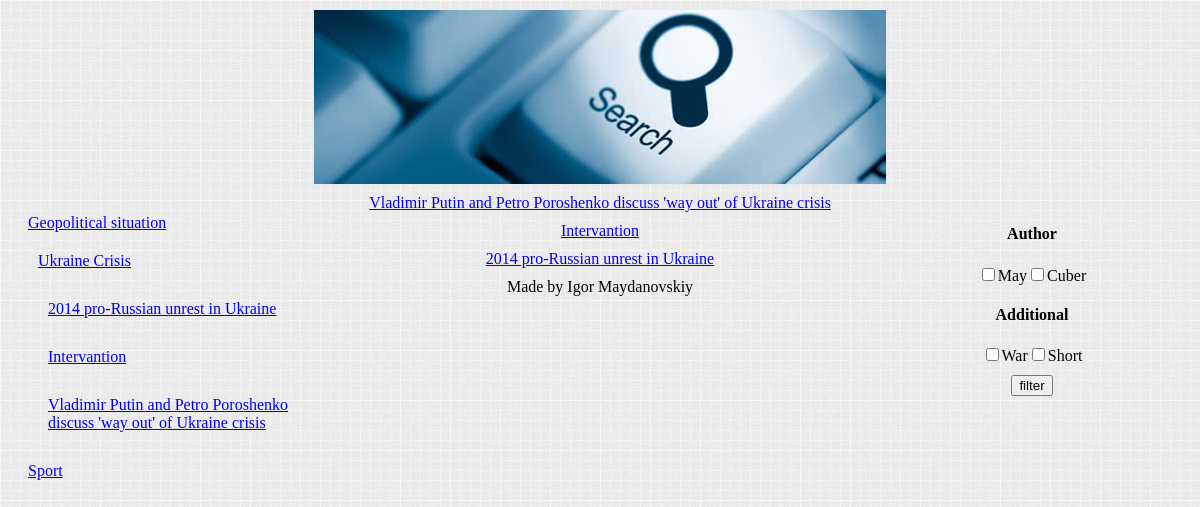
The app's page /index.php?pageId=3 with its own data.
### tables this page shows
CREATE TABLE IF NOT EXISTS `news` (
  `Id` int(11) NOT NULL AUTO_INCREMENT,
  `InstanceOf` int(11) DEFAULT NULL,
  `Title` text NOT NULL,
  `Body` text NOT NULL,
  `ParentId` int(11) DEFAULT NULL,
  `sortField` text NOT NULL,
  `IsContainer` tinyint(1) NOT NULL,
  PRIMARY KEY (`Id`),
  KEY `InstanceOf` (`InstanceOf`)
);

CREATE TABLE IF NOT EXISTS `filters` (
  `FilterId` int(11) NOT NULL AUTO_INCREMENT,
  `Caption` text NOT NULL,
  `AndLogic` tinyint(1) NOT NULL,
  PRIMARY KEY (`FilterId`)
);

CREATE TABLE IF NOT EXISTS `filtervalues` (
  `FilterValueId` int(11) NOT NULL AUTO_INCREMENT,
  `FilterId` int(11) NOT NULL,
  `Caption` text NOT NULL,
  PRIMARY KEY (`FilterValueId`),
  KEY `FilterId` (`FilterId`)
);

### index.php (called while the page is built, shortened)
<?php
	require("DBManager.inc");
	require("System.inc");
	if (!isset($_GET["pageId"]))
		System::getInstance()->showPage(1);
	else
		System::getInstance()->showPage(intval($_GET["pageId"]));
?>

### DBManager.inc (called while the page is built, shortened)
<?php
require("DataSet.inc");
class DBManager
{
	private static $instance;
	private $DBH;
	public static function getInstance()
	{
		if(is_null(self::$instance))
		{
			self::$instance = new self();
		}
	return self::$instance;
}
public function connect($host,$dbname,$user,$password)
{
	try
	{
		$this->DBH = new PDO("mysql:host=$host;dbname=$dbname", $user, $password);
	}
	catch(PDOException $e)
	{
		WriteError($e->getMessage());
		die();
	}
}
public function SQL($query, $params = null)
{
	try
	{
		if(!is_null($params))
		{
			$STH = $this->DBH->prepare($query);
			$STH->execute($params);
			return new DataSet($STH);
		}
		else
		{
			$STH = $this->DBH->query($query);
			return new DataSet($STH);
		}
	}
	catch(PDOException $e)
	{
		WriteError($e->getMessge());
	}
}
}
function SQL($query, $params = null)
{
	return DBManager::getInstance()->SQL($query, $params);
}
?>

### DataSet.inc (called while the page is built, shortened)
<?php
class DataSet
{
private $arr;
public function __construct($ST)
{
	$this->STH = $ST;
	$this->STH->setFetchMode(PDO::FETCH_ASSOC);
	$this->arr = $this->STH->FetchAll();
}
public function getAll()
{
	return $this->arr;
}
}
?>

### viewer.inc (called while the page is built, shortened)
<?php
function getView($name,$obj)
{
	require('templates/'.$name);
}
?>

### Page.inc (the view, shortened to what this page needs)
<?php
class Page
{
	public $id;
	public $body;
	public $title;
	public $isContainer;
	public function __construct($id)
	{
		$page = SQL('Select * from news where id = ?', array($id))->getAll()[0];
		$this->id = $id;
		$this->body =$page['Body'];
		$this->title = $page['Title'];
		$this->isContainer = $page['IsContainer'];
	}
	public function publish()
	{
		if (!$this->isContainer)
		{
			$table = $this->getTable();
			$content = array('title' =>$this->title,'body'=>$this->body, 'table' => $table );
			getView("Content.inc",$content);
		}
		else
		{
			$children = $this->getChildren();
			$content = array();
			for ($i=0; $i < count($children); $i++) {
				array_push($content, array('title' => $children[$i]->title, 'id' => $children[$i]->id));
			}
			$this->publishFilterMenu();
			getView("Container.inc",$content);
		}
	}
	private function getChildren()
	{
		$query = "Select * from(select * from news where parentId =  ?) as m0";
		$params = array();
		array_push($params, $this->id);
			$query = $query . " group by id";
			$children = SQL($query,$params)->getAll();
			$pages = array();
			for ($i=0; $i < count($children); $i++) {
				array_push($pages, new Page($children[$i]["Id"]));
			}
			return $pages;
			return $children;
	}
	private function publishFilterMenu()
	{
		echo "<div id='filter'>";
		$filters = SQL("Select * from filters")->getAll();
		for ($i=0; $i < count($filters); $i++) {
			echo "<div><h4>" . $filters[$i]["Caption"] . "</h4>";
			$filtervalues = SQL("Select * from filtervalues where filterId =?", array($filters[$i]['FilterId']))->getAll();
			for ($j=0; $j <  count($filtervalues); $j++) {
				$checked = "";
				echo "<input id='".$filtervalues[$j]["FilterValueId"]."' type='checkbox' ".$checked."  onclick='NewsModule.changeFiltersList(".$filtervalues[$j]["FilterValueId"].")' >".$filtervalues[$j]['Caption'] . "</input>";
			}
			echo "</div>";
		}
		echo "<input id='filterButton' type='button' value='filter' onclick='NewsModule.filter()'/></div>";
	}
}
?>

### System.inc (shortened to what this page needs)
<?php
	require("Page.inc");
class System
{
	public function showPage($id)
	{
		echo "<html>
				<head>
					<link rel=\"stylesheet\" type=\"text/css\" href=\"css/feed.css\"/>
					<meta http-equiv = \"content-language\" content = \"ru\" />
					<script src=\"js/script.js\".>
					</script>
				</head>
				<body>";
		$p = new Page($id);
		echo "<div id='menu'>";
		$this->showMenu($this->getParents($id));
		echo "</div>";
		$p->publish();
		echo "	</body>
			  </html>";
	}
	private function showMenu($parentPages, $parent = null, $level = 1)
	{
		$margin = 10;
		$pages = $this->getChildPages($parentPages, $parent);
		for ($i=0; $i < count($pages); $i++) {
			if ($pages[$i]["InstanceOf"] != null)
				$page = new Page($pages[$i]["InstanceOf"]);
			else
				$page = new Page($pages[$i]["Id"]);
			$title = $page->title;
			$id = $page->id;
			echo "<div style=\"margin:" . $level * $margin . "px \"><a href=\"index.php?pageId=" .$id
			."\">" . $title . "</a></div>";
			if (in_array($page, $parentPages))
				$this->showMenu($parentPages,$pages[$i], $level + 1);
		}
	}
	private function getParents($id)
	{
		$parentPages = array();
	  	$page = new Page($id);
	  	array_push($parentPages, $page);
	  	while($page->parentId != null)
	  	{
	   		$page = new Page ($page->parentId)   	;
	   		array_push($parentPages, $page);
	  	}
	  	return $parentPages;
	}
	private function getChildPages($parentPages, $parent = null)
	{
		$sortField = $parent["sortField"];
		$query = "select * from  news where";
		$params = array();
		if ($parent == null)
		{
			$query = $query . " ISNULL(ParentId)";
			array_push($params, null);
		}
		else
		{
			$query = $query . " ParentId = ? order by " . $sortField;
			array_push($params, $parent["Id"]);
		}
		$pages = SQL($query,$params)->getAll();
		return $pages;
	}
}
?>

### templates/Container.inc
<?php
echo '<div id="contentainer" class="lifted">';
	for ($i=0; $i < count($obj); $i++) {
		echo '<div class="news"><a href="?pageId='. $obj[$i]['id'] .'">'.$obj[$i]['title'].'</a></div>';
	}
echo '</div>';
?>

### css/feed.css (style rules this page uses)
body { background-image: ("Pictures\\bg.png"); background: #eceae8 url("Pictures\\bg.png"); text-align:center; }
div { margin: 10px; }
#menu { float: left; width: 300px; }
#menu div { text-align: left; }
#filter { float:right; width: 300px; }
.news { margin: 10px; }
.lifted { 02 -moz-border-radius:4px; 03 border-radius:4px; 04 }

### records on screen
news: Title "Geopolitical situation"
news: Title "Ukraine Crisis"
news: Title "2014 pro-Russian unrest in Ukraine"
news: Title "Intervantion"
news: Title "Vladimir Putin and Petro Poroshenko discuss 'way out' of Ukraine crisis"
news: Title "Sport"
filters: Caption "Author"
filtervalues: Caption "May"
filtervalues: Caption "Cuber"
filters: Caption "Additional"
filtervalues: Caption "War"
filtervalues: Caption "Short"
